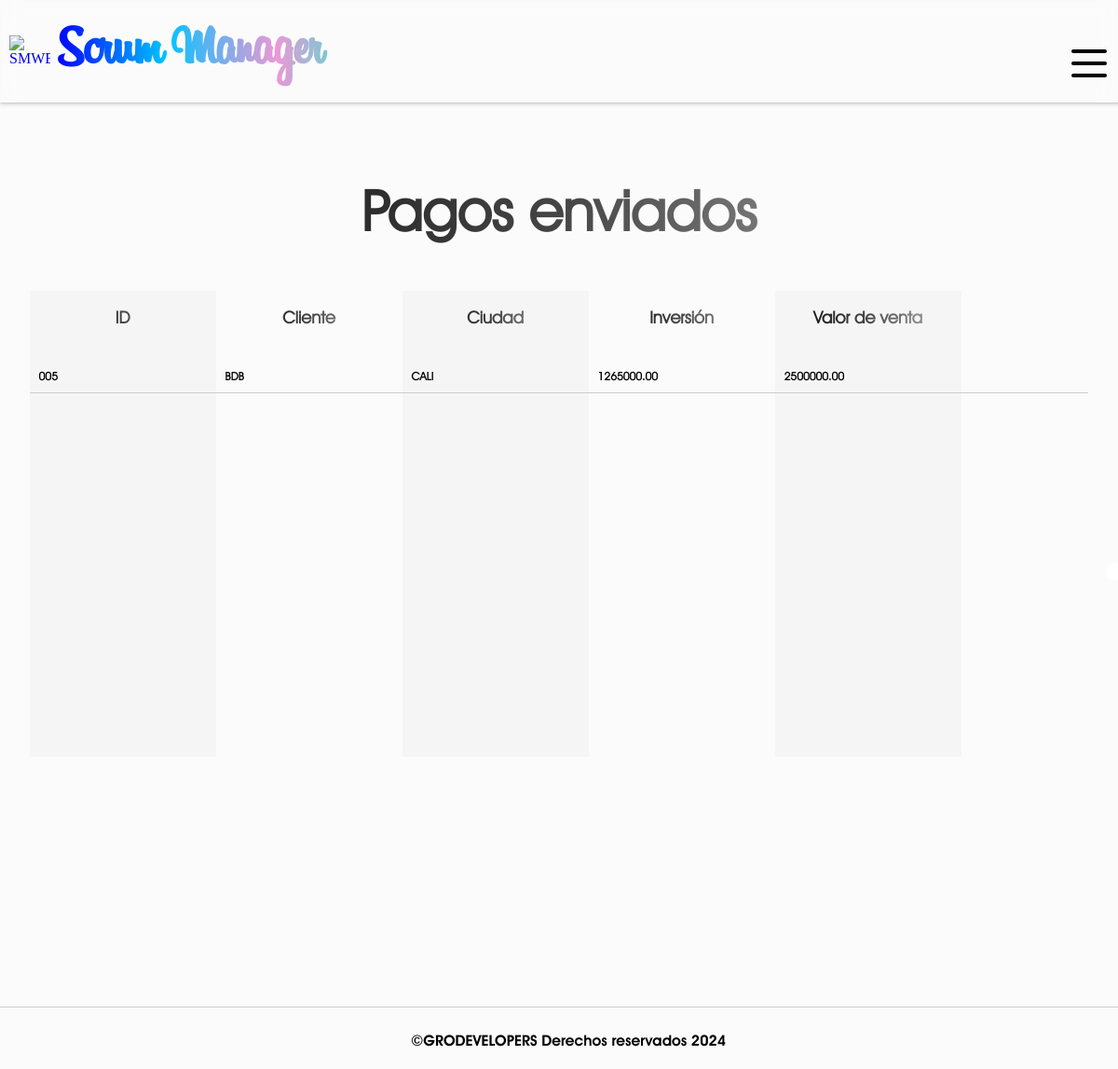
/user-order-payments/ (signed in), run on an earlier commit of the app's database.
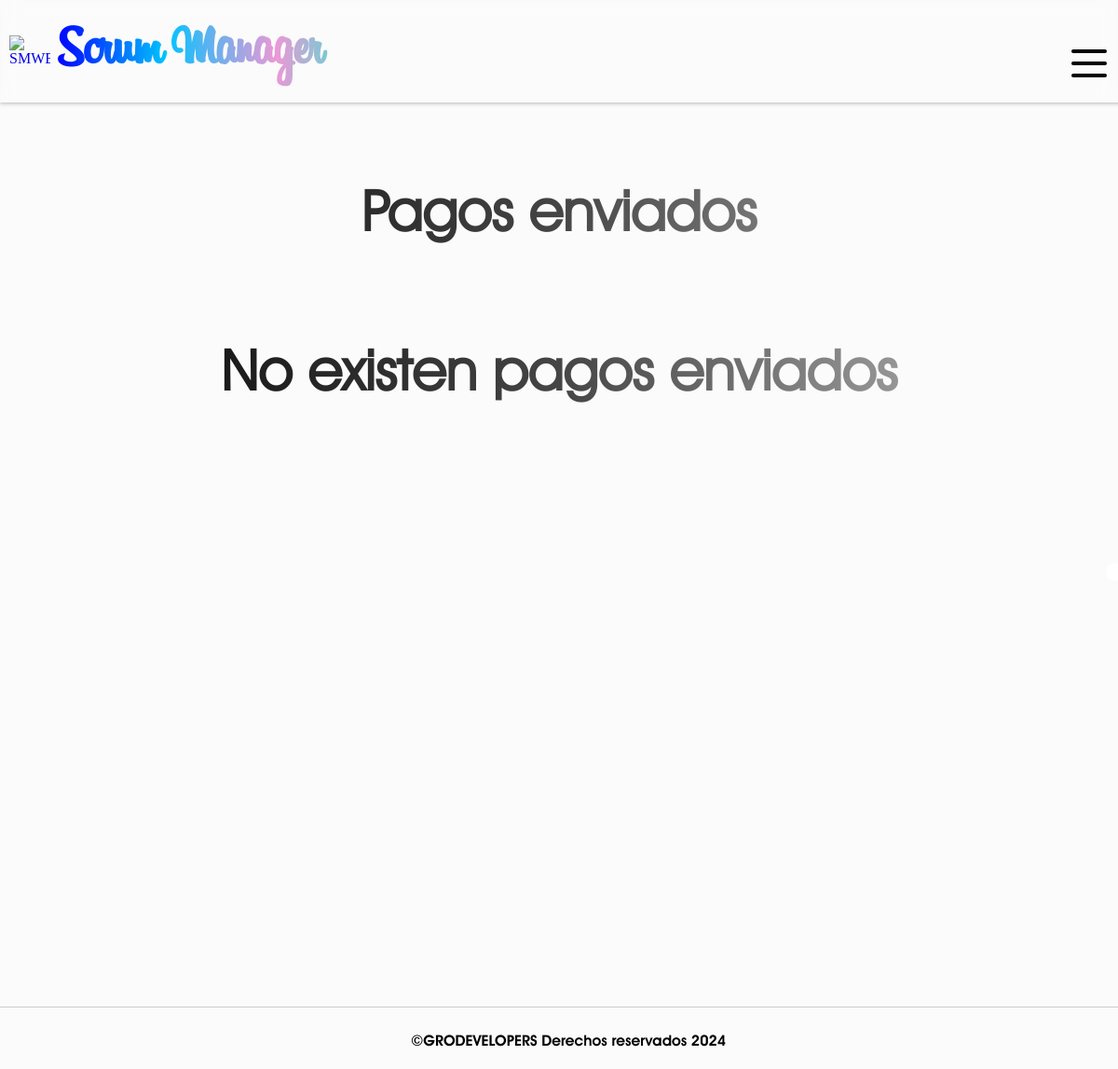
And on a later commit of the database.
### SMWEB/models.py (models this page shows, shortened)
class OrderPayment(models.Model):
    order_id = models.CharField(verbose_name="Número de caso", max_length=255)
    client = models.CharField(verbose_name="Cliente", max_length=255, null=False, default="")
    city = models.CharField(verbose_name="Ciudad", max_length=255, null=False)
    invesment = models.DecimalField(verbose_name="Inversión", max_digits=20, decimal_places=2, null= True)
    sales_value = models.DecimalField(verbose_name="Valor de venta", max_digits=20, decimal_places=2, null= True)
    service_description = models.TextField(verbose_name="Descripción del servicio")
    in_charge = models.CharField(verbose_name="Encargado", max_length=255, null=False, default="")
    company = models.CharField(verbose_name="Empresa", max_length=255, null=False, default="")
    account_owner = models.CharField(verbose_name="Propietario de la cuenta", max_length=255, default="")
    bank_account = models.CharField(verbose_name="Banco", max_length=255, default="")
    account_number = models.CharField(verbose_name="Número de cuenta", max_length=255, default="")
    type_account = models.CharField(verbose_name="Tipo de cuenta", max_length=255, default="")
    amount = models.IntegerField(verbose_name="Pago")
    comments = models.TextField(verbose_name="Comentarios")
    made_by = models.CharField(verbose_name="Realizado por", max_length=255)
    created_at = models.DateField(verbose_name="Creado el", auto_now_add=True)
    class Meta:
        verbose_name = 'Pago'
        verbose_name_plural = 'Pagos'

### SMWEB/views.py (the view)
# urls.py: path('user-order-payments/', views.user_order_payments, name='user-order-payments'),
@login_required(login_url=inicio)
def user_order_payments(request):
    user_rol = request.user.rol
    user_company = request.user.company_id
    first_name = request.user.first_name
    if user_rol != 'gestor':
        messages.warning(request, f'Tu rol de {user_rol} no te permite acceder a los pagos enviados')
        return redirect('inicio')
    payments = OrderPayment.objects.filter(company = user_company).filter(in_charge = first_name.upper()).order_by('-created_at')
    return render(request, 'user_order_payments.html',{
        'payments': payments
    })

### SMWEB/context_processors.py (called while the page is built)
def get_status(request):
    if request.user.is_authenticated:
        id = request.user.company_id
        company = Company.objects.get(id = id)
        return {
            'company': company
        }
    else:
        return {
            'company' : False
        }

def get_rejected_payments(request):
    if request.user.is_authenticated:
        company_id = request.user.company_id
        first_name = request.user.first_name
        rejected_payments = PaymentRejected.objects.filter(company = company_id).filter(in_charge = first_name.upper()).count()
        return {
            'rejected_payments': rejected_payments
        }
    return {
        'rejected_payments': False
        }

def get_payments(request):
    if request.user.is_authenticated:
        company_id = request.user.company_id
        rejected_payments = OrderPayment.objects.filter(company = company_id).count()
        return {
            'payments': rejected_payments
        }
    return {
        'payments': False
        }

### SMWEB/models.py (called while the page is built)
    def __str__(self):
        return self.name

### SMWEB/templates/user_order_payments.html (shortened to what this page needs)
{% extends "layout.html" %}
{% block content %}
    {% if company.status %}
        <h1 id="title" >Pagos enviados</h1>
        {% if payments %}
            <section id="payments">
                <div class="payments__column payments__column--id">
                    <h3 class="column__title">ID</h3>
                    {% for payment in payments %}
                        {% if user.rol == 'financiero' %}
                            <div class="payments__element payments__element-id"><a href='{% url "handle-payment" payment.id %}'>{{payment.order_id}}</a></div>
                        {% else %}
                            <div class="payments__element payments__element-id">{{payment.order_id}}</div>
                        {% endif %}
                    {% endfor %}
                </div>
                <div class="payments__column payments__column--client">
                    <h3 class="column__title">Cliente</h3>
                    {% for payment in payments %}
                        <div class="payments__element payments__element-client">{{payment.client}}</div>
                    {% endfor %}
                </div>
                <div class="payments__column payments__column--city">
                    <h3 class="column__title">Ciudad</h3>
                    {% for payment in payments %}
                        <div class="payments__element payments__element-city">{{payment.city}}</div>
                    {% endfor %}
                </div>
                <div class="payments__column payments__column--invesment">
                    <h3 class="column__title">Inversión</h3>
                    {% for payment in payments %}
                        <div class="payments__element payments__element-invesment">{{payment.invesment}}</div>
                    {% endfor %}
                </div>
                <div class="payments__column payments__column--sales_value">
                    <h3 class="column__title">Valor de venta</h3>
                    {% for payment in payments %}
                        <div class="payments__element payments__element-sales_value">{{payment.sales_value}}</div>
                    {% endfor %}
                </div>
                <div class="payments__column payments__column--service_description">
                    <h3 class="column__title">Descripción</h3>
                    {% for payment in payments %}
                        <div class="payments__element payments__element-service_description">{{payment.service_description}}</div>
                    {% endfor %}
                </div>
            </section>
        {% else %}
            <h1 id="title" >No existen pagos enviados</h1>
        {% endif %}
    {% else %}
        <h1 id="title" >Lo siento {{user.first_name}}, tu empresa se encuentra inactiva</h1>
    {% endif %}
{% endblock %}

What changed in the data, as far as the page shows it:
removed OrderPayment: order_id "005", client "BDB", city "CALI", invesment "1265000.00", sales_value "2500000.00"
Also different on the page:
text no longer shown: "ID Cliente Ciudad Inversión Valor de venta"
text now shown: "No existen pagos enviados"
